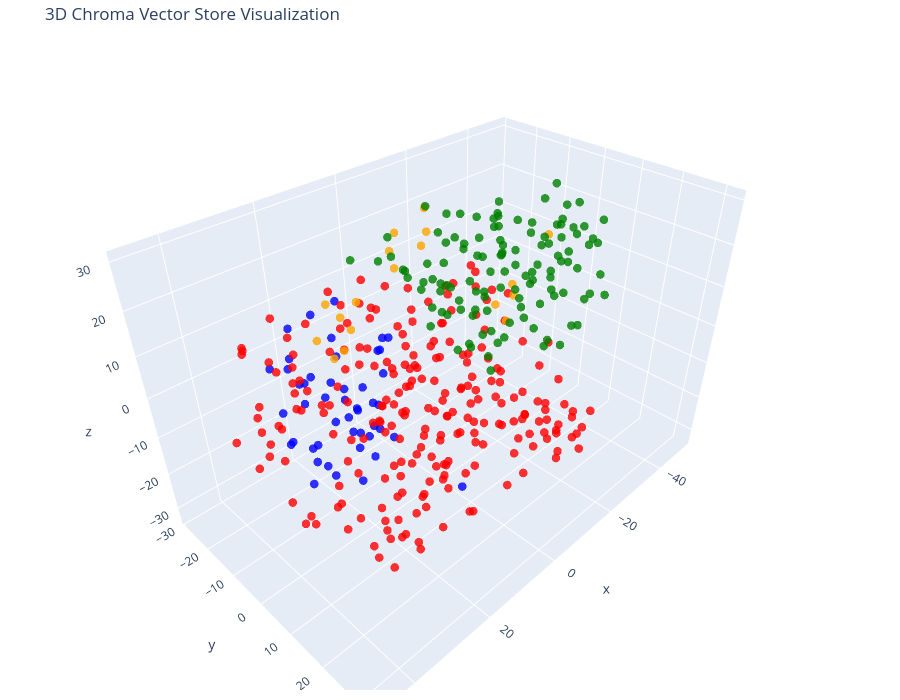

The code cell stored with this chart in its notebook:
### Code cell
# reducing the dimensionality of the vectors using 3D

tsne = TSNE(n_components=3, random_state=42)
reduced_vectors = tsne.fit_transform(vectors)

# create 3D scatter plot
fig = go.Figure(data=[go.Scatter3d(
    x = reduced_vectors[:,0],
    y = reduced_vectors[:,1],
    z = reduced_vectors[:,2],
    mode = 'markers',
    marker=dict(size=5, color=colors, opacity=0.8),
    text = [f'Type: {t}<br>Text: {d[:100]}...' for t, d in zip(doc_types, documents)],
    hoverinfo = 'text'
)])

# defining visual properties
fig.update_layout(
    title = '3D Chroma Vector Store Visualization',
    scene = dict(xaxis_title = 'x', yaxis_title = 'y', zaxis_title = 'z'),
    width = 900,
    height = 700,
    margin = dict(r=10, b=10, l=10, t=40)
)

fig.show()

### Figure 1 — Plotly figure (JSON) as saved in the notebook; plotly's stock layout.template omitted (floating-point values rounded to 4 significant figures; data arrays with more than 128 entries replaced by an {"elided": "..."} marker saying what was removed)
{"data": [{"hoverinfo": "text", "marker": {"color": {"elided": "413 str values"}, "opacity": 0.8, "size": 5}, "mode": "markers", "text": {"elided": "413 str values"}, "type": "scatter3d", "x": {"elided": "413 float values"}, "y": {"elided": "413 float values"}, "z": {"elided": "413 float values"}}], "layout": {"height": 700, "margin": {"b": 10, "l": 10, "r": 10, "t": 40}, "scene": {"xaxis": {"title": {"text": "x"}}, "yaxis": {"title": {"text": "y"}}, "zaxis": {"title": {"text": "z"}}}, "title": {"text": "3D Chroma Vector Store Visualization"}, "width": 900}}
